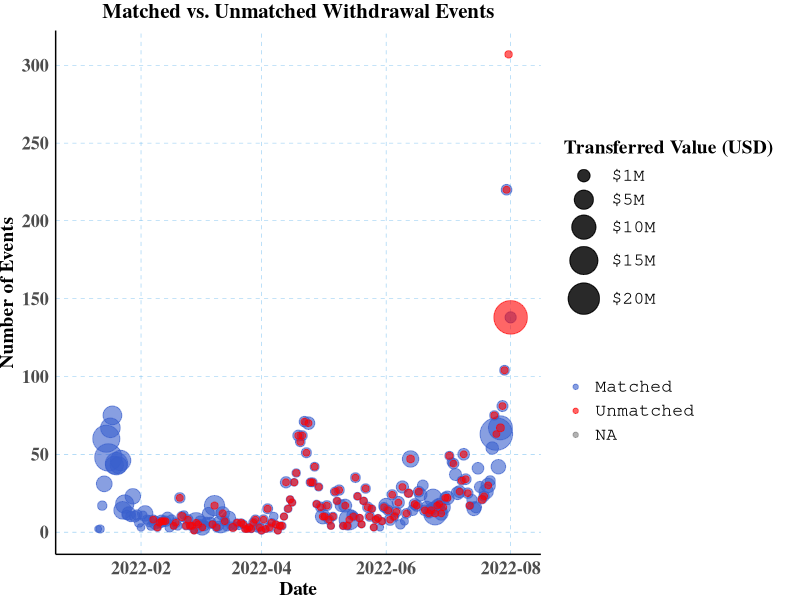

Reproduce this figure in R.
library(ggplot2)
library(scales)
library(lubridate)
library(dplyr)

df <- read.csv('../cross-chain-rules-validator/analysis/nomad-bridge/data/matched_and_unmatched_tc_withdrawals.csv')

df <- df %>% mutate(value_mil = value_usd/10^6)

df$date <- as.Date(df$date, format="%Y-%m-%d %H:%M:%S")

df$interval <- floor_date(df$date, "6 hours")

df_matched <- df[df$matched == "True", ]

df_agg <- df_matched %>%
  group_by(interval) %>%
  summarise(total_count_matched = n(), value = sum(value_mil))

df_agg <- df_agg %>% mutate(matched = "Matched")

df_unmatched <- df[df$matched == "False", ]

# Group by the 24-hour interval and sum the counts
df_agg_2 <- df_unmatched %>%
  group_by(interval) %>%
  summarise(total_count_unmatched = n(), value = sum(value_mil))

df_agg_2 <- df_agg_2 %>% mutate(matched = "Unmatched")

merged_df = merge(df_agg, df_agg_2, by="interval", all.x = TRUE)

merged_df$interval <- as.Date(merged_df$interval, format="%Y-%m-%d %H:%M:%S")

ggplot(merged_df, aes(x=interval, y=total_count_matched)) + 
  geom_point(aes(size=value.x, color=matched.x), alpha=0.6) +
  geom_point(aes(size=value.y, color=matched.y), alpha=0.6) +
  scale_size_continuous(range = c(2, 11), breaks=c(1, 5, 10, 15, 20), labels = c("$1M", "$5M", "$10M", "$15M", "$20M"), name="Transferred Value (USD)") +
  scale_color_manual(values=c("royalblue3", "red")) +
  scale_x_date(limits = as.Date(c("2022-01-01", "2022-08-05")), date_labels="%Y-%m", date_breaks  ="2 month") +
  scale_y_continuous(breaks = seq(0, 300, 50)) +
  labs(title = "Matched vs. Unmatched Withdrawal Events",
       x = "Date",
       y = "Number of Events",
       color = "") +
  theme_minimal() +
  theme(
    plot.margin = unit(c(0.1, 0.5, 0, 0), "cm"),
    text = element_text(family = "serif"),
    axis.line = element_line(colour = "black"),
    panel.grid.major.y = element_line(color = 4,
                                      size = 0.1,
                                      linetype = 2),
    panel.grid.major.x = element_line(color = 4,
                                      size = 0.1,
                                      linetype = 2),
    plot.title = element_text(face = "bold", size = 15, hjust = 0.5, vjust=1),
    panel.grid.minor.x = element_blank(),
    panel.grid.minor.y = element_blank(),
    axis.title.y=element_text(size=14, face="bold"),
    axis.title.x=element_text(size=14, face="bold"),
    legend.title = element_text(face = "bold", size=14),
    legend.text = element_text(size = 13, family = "mono"),
    axis.title = element_text(size = 13), 
    axis.text = element_text(size = 13, face="bold"),
  ) 
  
  



